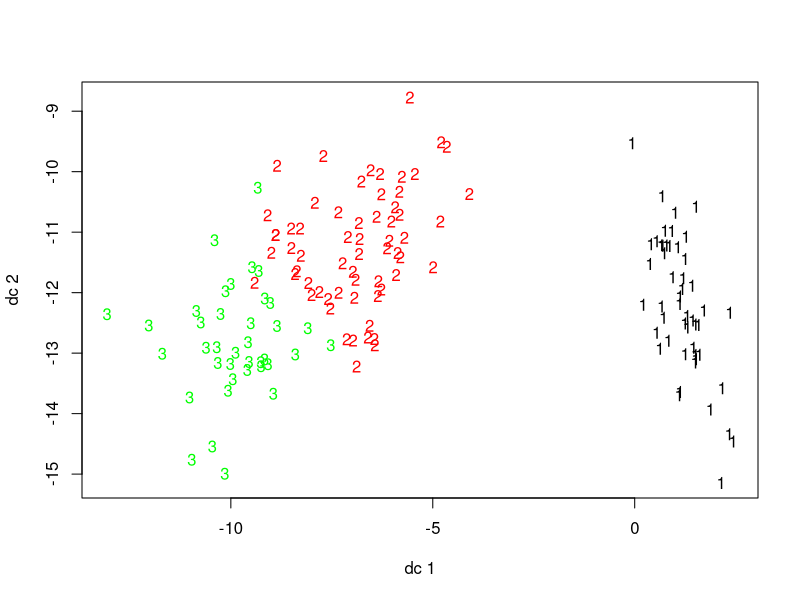

Write R code to recreate this figure. (Note: this script raises an error after producing the figure.)
# Clustering - Iris Data Set

#Method1----
set.seed(20)  #reproducibility
k1 <- kmeans(x=iris[, 1:4], centers=3)
k1
fpc::plotcluster(iris[,1:4], k1$cluster)

clusplot(dat, clus$cluster, color=TRUE, shade=TRUE, 
         labels=2, lines=0)


library(datasets)
head(iris)

library(ggplot2)
ggplot(iris, aes(Petal.Length, Petal.Width, color = Species)) + geom_point()

# Clustering ----------------

#try to cluster it. Since the initial cluster assignments are random, let us set the seed to ensure reproducibility.

str(iris)
set.seed(20)
irisCluster <- kmeans(iris[, 3:4], 3, nstart = 20)
irisCluster

table(irisCluster$cluster, iris$Species)

# Plot
irisCluster$cluster <- as.factor(irisCluster$cluster)

ggplot(iris, aes(x=Petal.Length, y=Petal.Width, color = irisCluster$cluster)) + geom_point()
